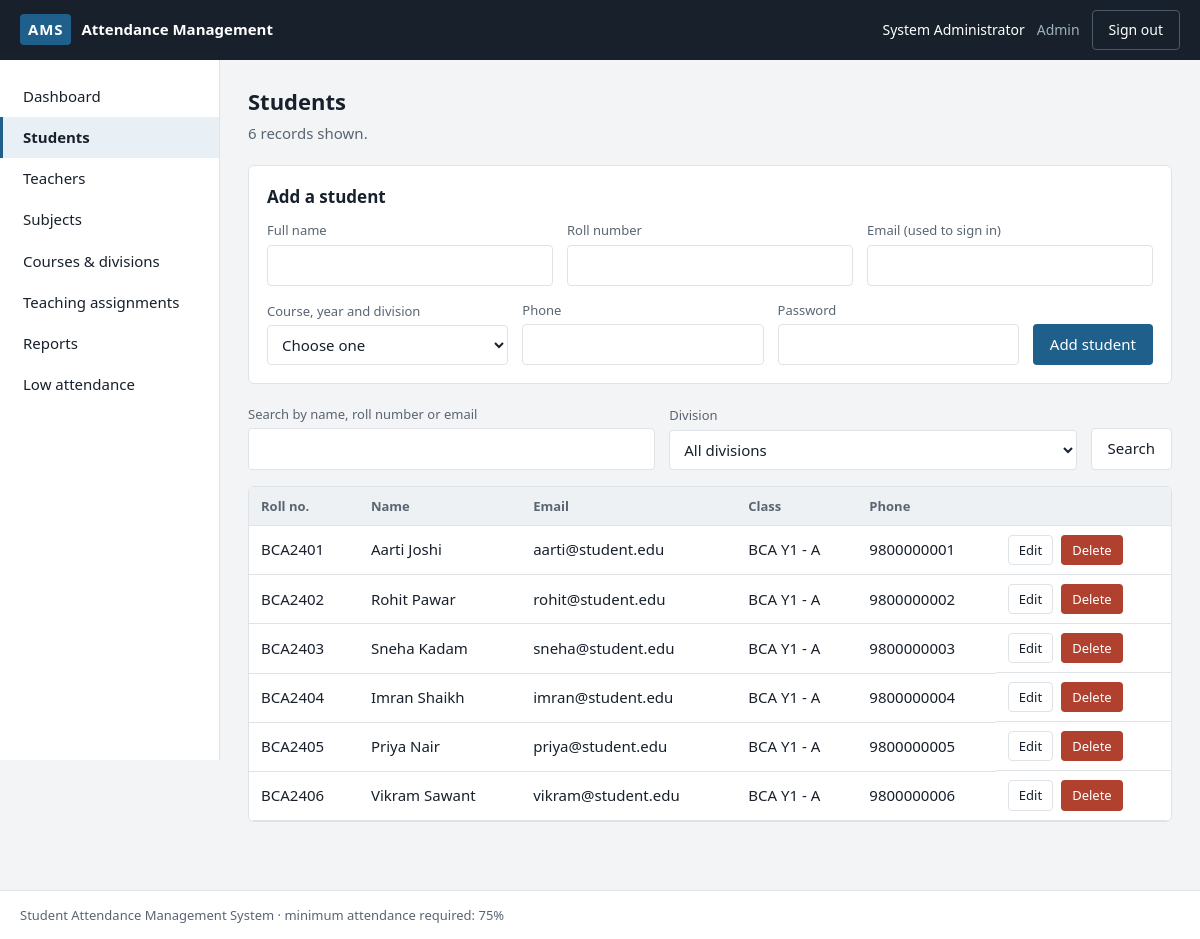
The app's page /admin/students.php (signed in) with its own data.
### tables this page shows
CREATE TABLE students (
    id             INT AUTO_INCREMENT PRIMARY KEY,
    user_id        INT NOT NULL UNIQUE,
    roll_no        VARCHAR(20) NOT NULL UNIQUE,
    course_id      INT NOT NULL,
    year           TINYINT NOT NULL,
    division_id    INT NOT NULL,
    phone          VARCHAR(15),
    admission_date DATE,
    FOREIGN KEY (user_id)     REFERENCES users(id)     ON DELETE CASCADE,
    FOREIGN KEY (course_id)   REFERENCES courses(id),
    FOREIGN KEY (division_id) REFERENCES divisions(id)
);

CREATE TABLE users (
    id         INT AUTO_INCREMENT PRIMARY KEY,
    name       VARCHAR(100) NOT NULL,
    email      VARCHAR(120) NOT NULL UNIQUE,
    password   VARCHAR(255) NOT NULL,             
    role       ENUM('admin','teacher','student') NOT NULL,
    is_active  TINYINT(1) NOT NULL DEFAULT 1,
    created_at TIMESTAMP DEFAULT CURRENT_TIMESTAMP
);

CREATE TABLE courses (
    id             INT AUTO_INCREMENT PRIMARY KEY,
    name           VARCHAR(100) NOT NULL,
    code           VARCHAR(20)  NOT NULL UNIQUE,
    duration_years TINYINT NOT NULL DEFAULT 3
);

CREATE TABLE divisions (
    id        INT AUTO_INCREMENT PRIMARY KEY,
    course_id INT NOT NULL,
    year      TINYINT NOT NULL,
    name      VARCHAR(20) NOT NULL,
    UNIQUE KEY uq_division (course_id, year, name),
    FOREIGN KEY (course_id) REFERENCES courses(id) ON DELETE CASCADE
);

### includes/functions.php (called while the page is built, shortened)
<?php
function e($value): string {
    return htmlspecialchars((string) $value, ENT_QUOTES, 'UTF-8');
}

### admin/students.php (the view, shortened to what this page needs)
<?php
require_once __DIR__ . '/../includes/bootstrap.php';
$editing = null;
$q      = trim($_GET['q'] ?? '');
$sql = 'SELECT s.id, s.roll_no, s.year, s.phone, u.name, u.email, c.code AS course, d.name AS division
        FROM students s
        JOIN users u     ON u.id = s.user_id
        JOIN courses c   ON c.id = s.course_id
        JOIN divisions d ON d.id = s.division_id
        WHERE 1 = 1';
$args = [];
$sql .= ' ORDER BY s.roll_no';
$st = $pdo->prepare($sql);
$st->execute($args);
$students = $st->fetchAll();
require_once __DIR__ . '/../includes/header.php';
?>
<h1>Students</h1>
<p class="sub"><?= count($students) ?> record<?= count($students) === 1 ? '' : 's' ?> shown.</p>
<div class="card">
    <h2 style="margin-top:0"><?= !empty($editing['id']) ? 'Edit student' : 'Add a student' ?></h2>
    <form method="post">
        <div class="row" style="margin-bottom:14px">
            <div class="field">
                <label for="name">Full name</label>
                <input type="text" id="name" name="name" required value="<?= e($editing['name'] ?? '') ?>">
            </div>
            <div class="field">
                <label for="roll_no">Roll number</label>
                <input type="text" id="roll_no" name="roll_no" required value="<?= e($editing['roll_no'] ?? '') ?>">
            </div>
            <div class="field">
                <label for="email">Email (used to sign in)</label>
                <input type="email" id="email" name="email" required value="<?= e($editing['email'] ?? '') ?>">
            </div>
        </div>
        <div class="row">
            <div class="field">
                <label for="division_id">Course, year and division</label>
                <select id="division_id" name="division_id" required>
                    <option value="">Choose one</option>
                </select>
            </div>
            <div class="field">
                <label for="phone">Phone</label>
                <input type="text" id="phone" name="phone" value="<?= e($editing['phone'] ?? '') ?>">
            </div>
            <div class="field">
                <label for="password">Password <?= !empty($editing['id']) ? '(leave blank to keep the current one)' : '' ?></label>
                <input type="password" id="password" name="password" <?= empty($editing['id']) ? 'required' : '' ?>>
            </div>
            <div class="field" style="flex:0 0 auto">
                <button class="btn" type="submit"><?= !empty($editing['id']) ? 'Save changes' : 'Add student' ?></button>
            </div>
        </div>
    </form>
</div>
<form method="get" class="row" style="margin-bottom:16px">
    <div class="field">
        <label for="q">Search by name, roll number or email</label>
        <input type="text" id="q" name="q" value="<?= e($q) ?>">
    </div>
    <div class="field">
        <label for="division">Division</label>
        <select id="division" name="division">
            <option value="">All divisions</option>
        </select>
    </div>
    <div class="field" style="flex:0 0 auto">
        <button class="btn btn-line" type="submit">Search</button>
    </div>
</form>
<?php if (!$students): ?>
    <div class="empty">No students match this search. Add one using the form above.</div>
<?php else: ?>
<div class="table-wrap">
<table>
    <thead><tr><th>Roll no.</th><th>Name</th><th>Email</th><th>Class</th><th>Phone</th><th></th></tr></thead>
    <tbody>
    <?php foreach ($students as $s): ?>
        <tr>
            <td><?= e($s['roll_no']) ?></td>
            <td><?= e($s['name']) ?></td>
            <td><?= e($s['email']) ?></td>
            <td><?= e($s['course'] . ' Y' . $s['year'] . ' - ' . $s['division']) ?></td>
            <td><?= e($s['phone']) ?></td>
            <td class="actions">
                <a class="btn btn-line btn-sm" href="?edit=<?= (int) $s['id'] ?>">Edit</a>
                <a class="btn btn-danger btn-sm" href="?delete=<?= (int) $s['id'] ?>"
                   onclick="return confirm('Remove this student and all their attendance records?')">Delete</a>
            </td>
        </tr>
    <?php endforeach; ?>
    </tbody>
</table>
</div>
<?php endif; ?>
<?php require_once __DIR__ . '/../includes/footer.php'; ?>

### assets/css/style.css (style rules this page uses)
:root { --ink: #17202b; --ink-soft: #5a6572; --line: #dfe3e8; --paper: #f2f4f6; --card: #ffffff; --accent: #1f5f8b; --accent-dim: #e8f0f6; --present: #2e7d5b; --absent: #b0412f; --warn: #b7791f; --radius: 6px; }
* { box-sizing: border-box; }
body { margin: 0; font-family: "Segoe UI", Roboto, "Helvetica Neue", Arial, sans-serif; font-size: 15px; line-height: 1.55; color: var(--ink); background: var(--paper); }
a { color: var(--accent); }
h1 { font-size: 22px; margin: 0 0 4px; }
h2 { font-size: 17px; margin: 28px 0 10px; }
.sub { color: var(--ink-soft); margin: 0 0 20px; }
.card { background: var(--card); border: 1px solid var(--line); border-radius: var(--radius); padding: 18px; margin-bottom: 20px; }
table { width: 100%; border-collapse: collapse; background: var(--card); }
th, td { padding: 9px 12px; text-align: left; border-bottom: 1px solid var(--line); }
th { background: #eef1f4; font-weight: 600; font-size: 13px; color: var(--ink-soft); }
.table-wrap { border: 1px solid var(--line); border-radius: var(--radius); overflow: auto; margin-bottom: 20px; }
label { display: block; font-size: 13px; color: var(--ink-soft); margin-bottom: 4px; }
input[type=text], input[type=email], input[type=password], input[type=date], input[type=number], select { width: 100%; padding: 8px 10px; border: 1px solid var(--line); border-radius: 4px; font: inherit; background: #fff; color: var(--ink); }
.field { margin-bottom: 14px; }
.row { display: flex; flex-wrap: wrap; gap: 14px; align-items: flex-end; }
.row > .field { flex: 1 1 180px; margin-bottom: 0; }
.btn { display: inline-block; padding: 8px 16px; border: 1px solid transparent; border-radius: 4px; background: var(--accent); color: #fff; font: inherit; cursor: pointer; text-decoration: none; }
.btn-line { background: #fff; border-color: var(--line); color: var(--ink); }
.btn-danger { background: var(--absent); }
.btn-sm { padding: 4px 10px; font-size: 13px; }
.actions { display: flex; gap: 8px; align-items: center; }

### records on screen
students: roll_no "BCA2401", user.name "Aarti Joshi", user.email "aarti@student.edu", course+year "BCA Y1 - A", phone "9800000001"
students: roll_no "BCA2402", user.name "Rohit Pawar", user.email "rohit@student.edu", course+year "BCA Y1 - A", phone "9800000002"
students: roll_no "BCA2403", user.name "Sneha Kadam", user.email "sneha@student.edu", course+year "BCA Y1 - A", phone "9800000003"
students: roll_no "BCA2404", user.name "Imran Shaikh", user.email "imran@student.edu", course+year "BCA Y1 - A", phone "9800000004"
students: roll_no "BCA2405", user.name "Priya Nair", user.email "priya@student.edu", course+year "BCA Y1 - A", phone "9800000005"
students: roll_no "BCA2406", user.name "Vikram Sawant", user.email "vikram@student.edu", course+year "BCA Y1 - A", phone "9800000006"

### other values on screen
$_SESSION['name'] "System Administrator"
$role "Admin"
$item[1] "Dashboard"
$item[1] "Students"
$item[1] "Teachers"
$item[1] "Subjects"
$item[1] "Courses & divisions"
$item[1] "Teaching assignments"
$item[1] "Reports"
$item[1] "Low attendance"
count($students) "6"
MIN_ATTENDANCE "75"
